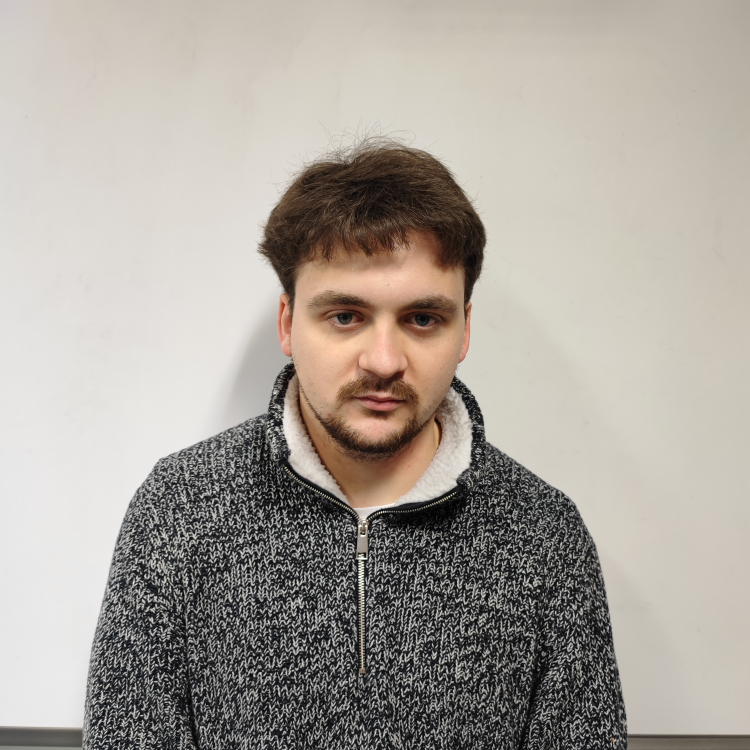
#> input picture ressource/dataset/dataset/0004.jpg, 3000 x 3000 px, given in place of 0088.jpg, which was not available (shown at 1/4 size)
$ python pretreatment.py
#> lines starting #> are read from the running program, lines starting #| are printed output that depends on the picture; pictures that were not available may be replaced by others from this repository, and a replacement may not be noted
# import the opencv library
import cv2


# define a video capture object
#vid = cv2.VideoCapture(0)
face_cascade = cv2.CascadeClassifier('haarcascade_frontalface_default.xml')

# [49 lines of commented-out code are left out]

i = 88
frame = cv2.imread('ressource/dataset/dataset/0'+format(i, '03d')+'.jpg')
#> frame is the input picture: shape (3000, 3000, 3); mean B, G, R 155.5, 163.2, 169.5
#print(frame)
gray = cv2.cvtColor(frame, cv2.COLOR_BGR2GRAY)
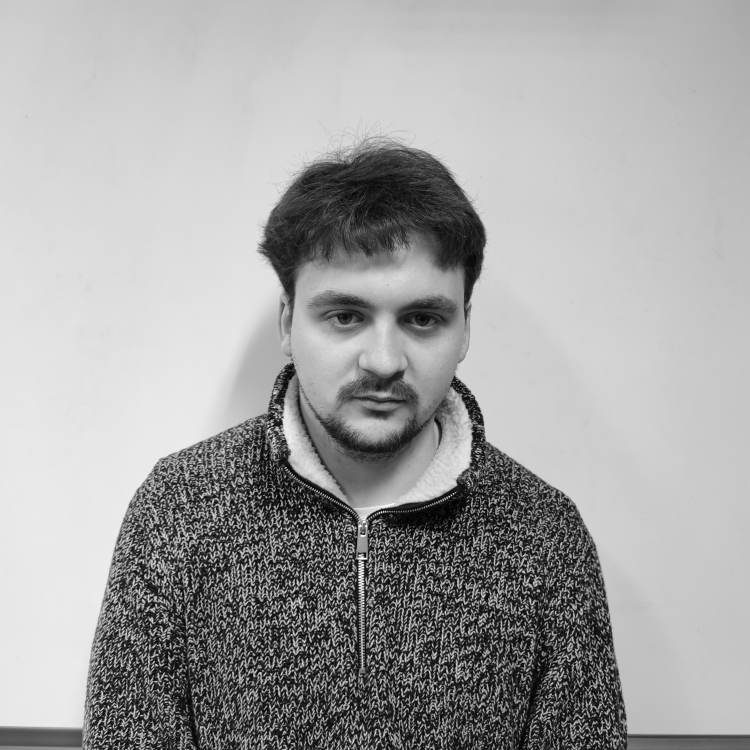
#> gray: shape (3000, 3000) (shown at 1/4 size); min 0, max 255, mean 164.2

faces = face_cascade.detectMultiScale(gray, 1.1, 4)
#> faces = [[1777, 2251, 31, 31], [1040, 887, 992, 992]]

#for (x, y, w, h) in faces:q
#    cv2.rectangle(frame, (x, y), (x+w, y+h), (255, 0, 0), 2)
#(x, y, w, h) = faces
#
#print(faces[0])
hmax =-1
indice = -1
ind = 0
offset =0
for face in faces:
    if (face[2]+face[3]) > hmax :
        hmax = face[2]+face[3]
        indice = ind
    ind+=1
#> this loop made 2 passes
#> (face, hmax, indice, ind) on passes 1 to 2: ([1777, 2251, 31, 31], 62, 0, 1), ([1040, 887, 992, 992], 1984, 1, 2)
#> after the loop, hmax = 1984; ind = 2; indice = 1
#print(indice)
if i == 11 :
    indice = 0


x= faces[indice][0]
#> x = 1040
y =faces[indice][1]
#> y = 887
w=faces [indice][2]
#> w = 992
h=faces [indice][3]
#> h = 992

if i == 85 or i == 88 or i == 79:
    offset = h//2
#> offset = 496
#cv2.imshow('frame', frame)
frame = frame[y+offset:y+h+offset//2, x+offset//4:x+w-offset//4]
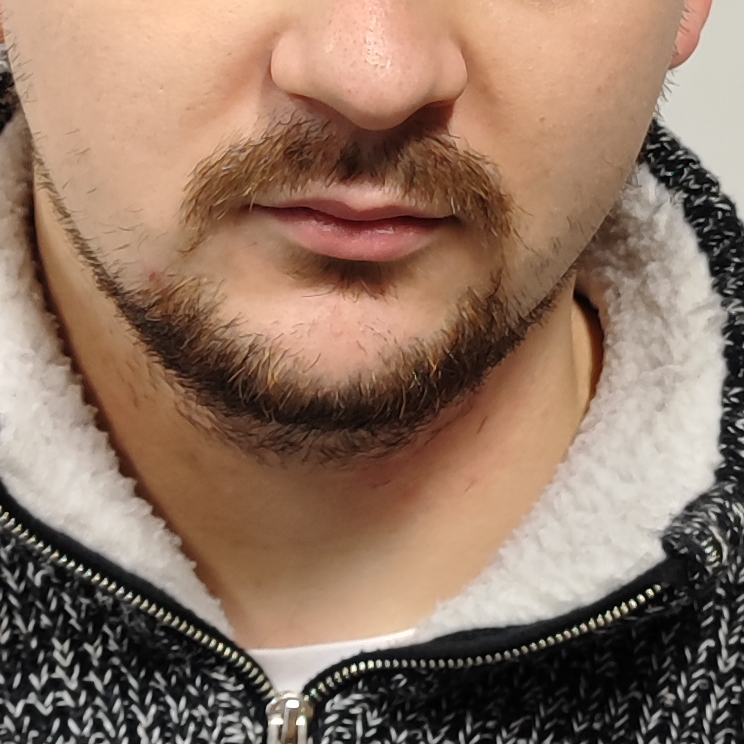
#> frame: shape (744, 744, 3); mean B, G, R 99.9, 117.4, 144.4
frame = cv2.resize(frame, (256,256), interpolation = cv2.INTER_AREA)
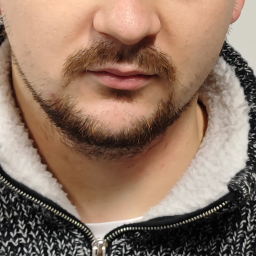
#> frame: shape (256, 256, 3); mean B, G, R 99.9, 117.4, 144.4
cv2.imwrite("ressource/dataset/croppedfaces/face"+format(i, '03d')+".jpg", frame)
# After the loop release the cap object
#vid.release()
# Destroy all the windows
cv2.destroyAllWindows()

$ run again, on ressource/dataset/dataset/0035.jpg
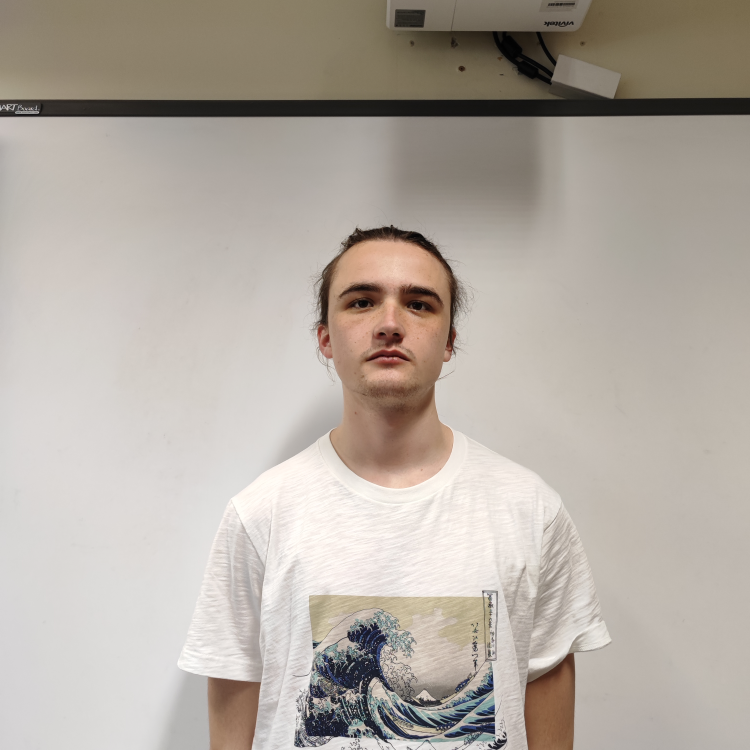
#> input picture ressource/dataset/dataset/0035.jpg, 3000 x 3000 px, given in place of 0088.jpg, which was not available (shown at 1/4 size)
#> frame is the input picture: shape (3000, 3000, 3); mean B, G, R 162.6, 171.4, 179.6
#> `gray = cv2.cvtColor(frame, cv2.COLOR_BGR2GRAY)`:
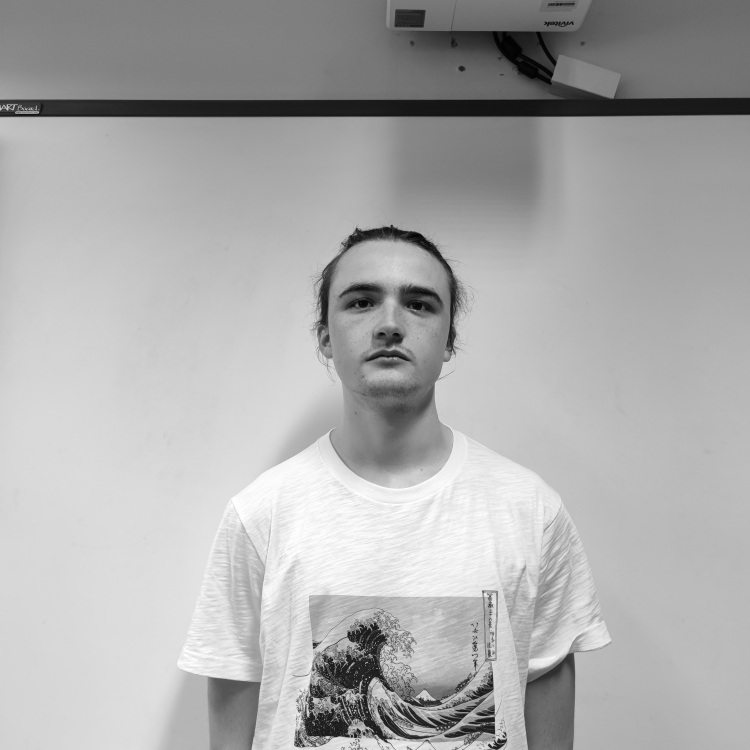
#> gray: shape (3000, 3000) (shown at 1/4 size); min 0, max 255, mean 172.8
#> faces = [[1464, 2757, 26, 26], [2100, 2277, 64, 64], [2042, 2543, 57, 57], [1536, 2760, 61, 61], [1101, 2804, 63, 63], [2028, 2457, 76, 76], [2238, 2406, 200, 200], [1233, 948, 651, 651], [1243, 1194, 604, 604]]
#> the loop `for face in faces:` made 9 passes
#> (face, hmax) on passes 1, 2, 6, 7, 8: ([1464, 2757, 26, 26], 52), ([2100, 2277, 64, 64], 128), ([2028, 2457, 76, 76], 152), ([2238, 2406, 200, 200], 400), ([1233, 948, 651, 651], 1302)
#> after the loop `for face in faces:`: hmax = 1302; ind = 9; indice = 7
#> x = 1233
#> y = 948
#> w = 651
#> offset = 325
#> `frame = frame[y+offset:y+h+offset//2, x+offset//4:x+w-offset//4]`:
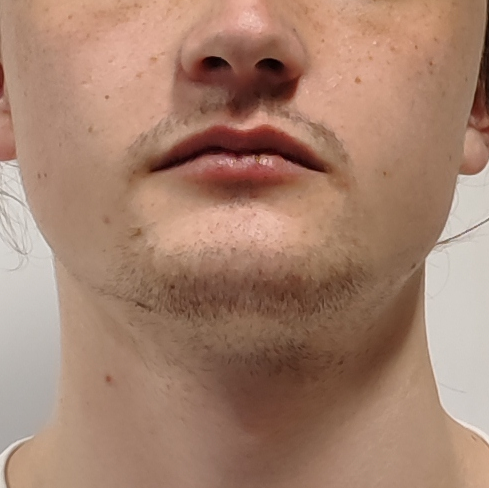
#> frame: shape (488, 489, 3); mean B, G, R 110.2, 129.6, 165.6

$ run again, on ressource/dataset/dataset/0067.jpg
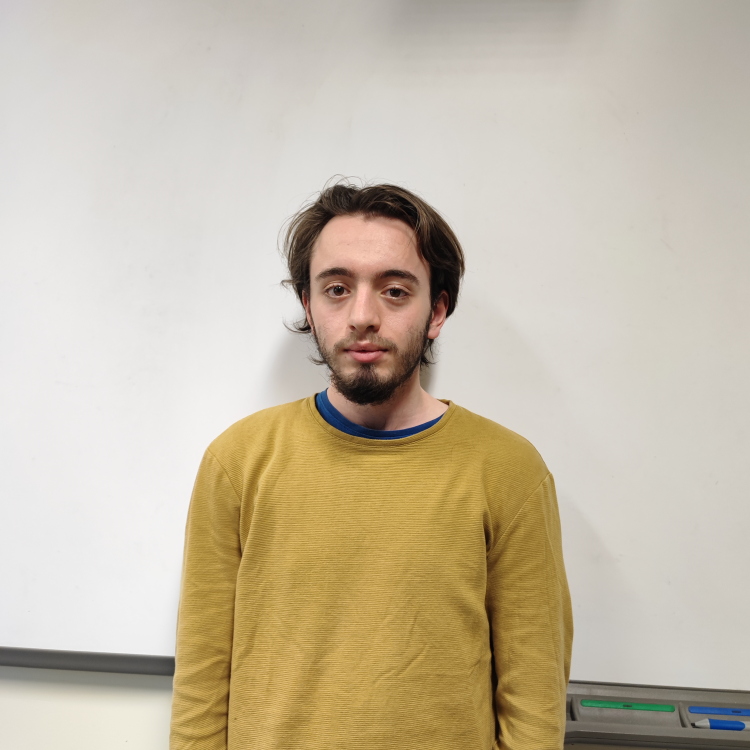
#> input picture ressource/dataset/dataset/0067.jpg, 3000 x 3000 px, given in place of 0088.jpg, which was not available (shown at 1/4 size)
#> frame is the input picture: shape (3000, 3000, 3); mean B, G, R 166.6, 187.6, 198.9
#> `gray = cv2.cvtColor(frame, cv2.COLOR_BGR2GRAY)`:
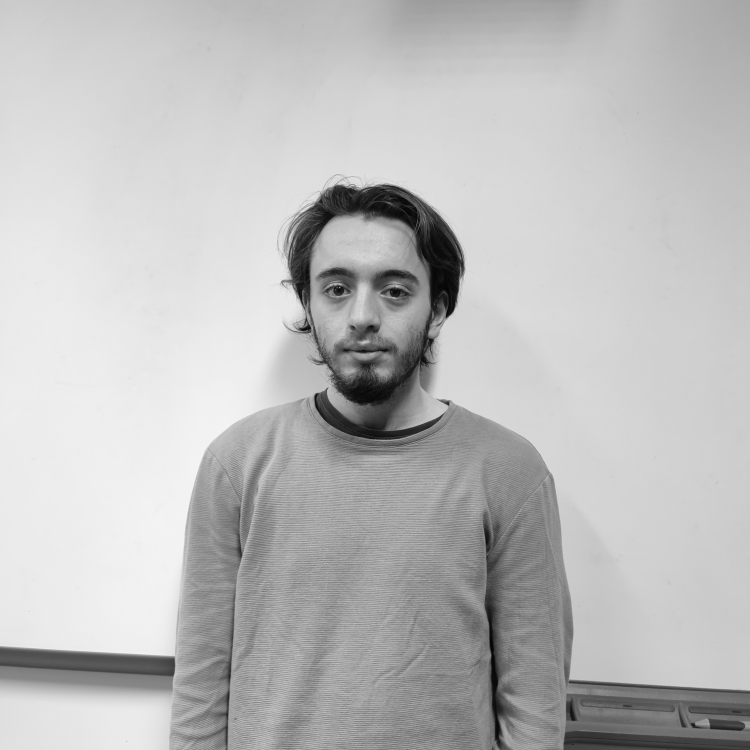
#> gray: shape (3000, 3000) (shown at 1/4 size); min 0, max 254, mean 188.6
#> faces = [[1096, 862, 723, 723]]
#> the loop `for face in faces:` made 1 pass
#> (face, hmax, indice, ind) on pass 1: ([1096, 862, 723, 723], 1446, 0, 1)
#> after the loop `for face in faces:`: hmax = 1446; ind = 1; indice = 0
#> x = 1096
#> y = 862
#> w = 723
#> offset = 361
#> `frame = frame[y+offset:y+h+offset//2, x+offset//4:x+w-offset//4]`:
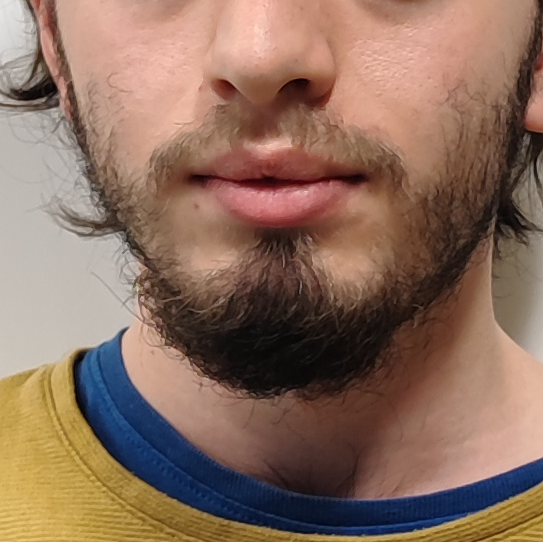
#> frame: shape (542, 543, 3); mean B, G, R 94.1, 110.2, 139.4

$ run again, on ressource/dataset/dataset/0072.jpg
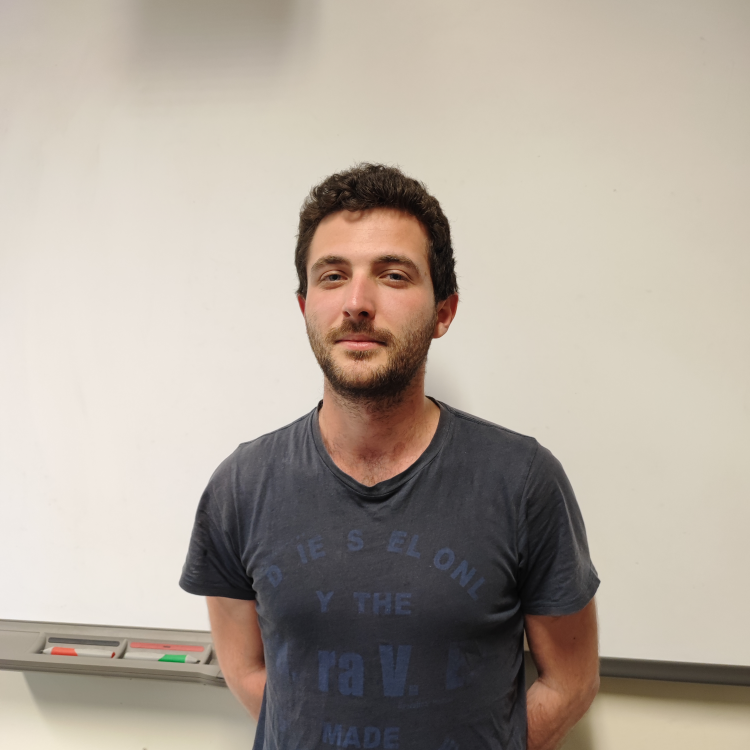
#> input picture ressource/dataset/dataset/0072.jpg, 3000 x 3000 px, given in place of 0088.jpg, which was not available (shown at 1/4 size)
#> frame is the input picture: shape (3000, 3000, 3); mean B, G, R 155.8, 166.9, 176.9
#> `gray = cv2.cvtColor(frame, cv2.COLOR_BGR2GRAY)`:
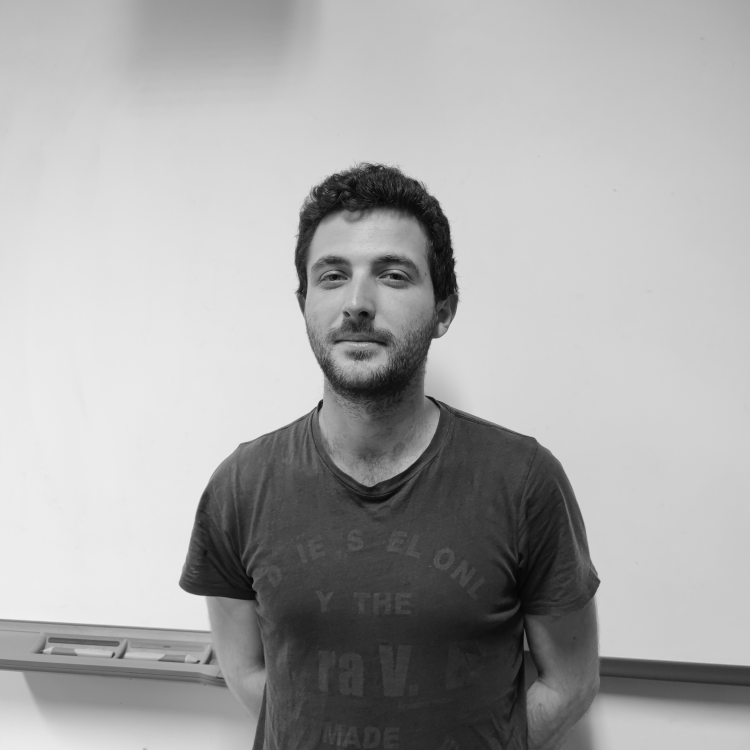
#> gray: shape (3000, 3000) (shown at 1/4 size); min 0, max 250, mean 168.6
#> faces = [[1110, 836, 666, 666]]
#> the loop `for face in faces:` made 1 pass
#> (face, hmax, indice, ind) on pass 1: ([1110, 836, 666, 666], 1332, 0, 1)
#> after the loop `for face in faces:`: hmax = 1332; ind = 1; indice = 0
#> x = 1110
#> y = 836
#> w = 666
#> offset = 333
#> `frame = frame[y+offset:y+h+offset//2, x+offset//4:x+w-offset//4]`:
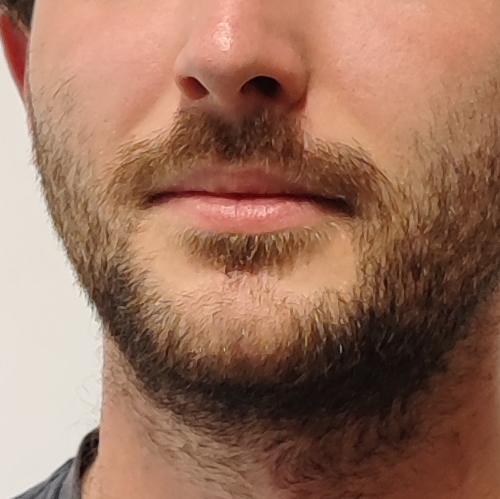
#> frame: shape (499, 500, 3); mean B, G, R 93, 113.2, 154.1
